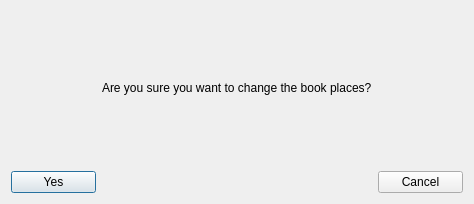
<?xml version="1.0" encoding="UTF-8"?>
<ui version="4.0">
 <class>Dialog2</class>
 <widget class="QDialog" name="Dialog2">
  <property name="geometry">
   <rect>
    <x>0</x>
    <y>0</y>
    <width>474</width>
    <height>204</height>
   </rect>
  </property>
  <property name="windowTitle">
   <string>Dialog</string>
  </property>
  <layout class="QGridLayout" name="gridLayout">
   <item row="0" column="1" colspan="2" alignment="Qt::AlignHCenter">
    <widget class="QLabel" name="label">
     <property name="text">
      <string>Are you sure you want to change the book places?</string>
     </property>
    </widget>
   </item>
   <item row="2" column="0">
    <widget class="QPushButton" name="pushButton_swap">
     <property name="text">
      <string>Yes</string>
     </property>
    </widget>
   </item>
   <item row="2" column="3">
    <widget class="QPushButton" name="pushButton_2">
     <property name="text">
      <string>Cancel</string>
     </property>
    </widget>
   </item>
  </layout>
 </widget>
 <resources/>
 <connections>
  <connection>
   <sender>pushButton_2</sender>
   <signal>clicked()</signal>
   <receiver>Dialog2</receiver>
   <slot>close()</slot>
   <hints>
    <hint type="sourcelabel">
     <x>514</x>
     <y>194</y>
    </hint>
    <hint type="destinationlabel">
     <x>359</x>
     <y>158</y>
    </hint>
   </hints>
  </connection>
  <connection>
   <sender>pushButton_swap</sender>
   <signal>clicked()</signal>
   <receiver>Dialog2</receiver>
   <slot>close()</slot>
   <hints>
    <hint type="sourcelabel">
     <x>61</x>
     <y>179</y>
    </hint>
    <hint type="destinationlabel">
     <x>127</x>
     <y>158</y>
    </hint>
   </hints>
  </connection>
 </connections>
</ui>
